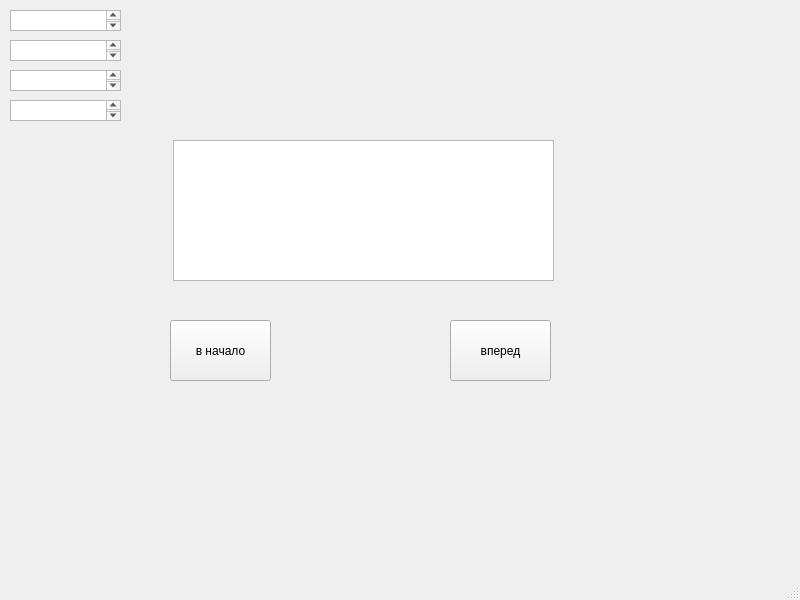
<?xml version="1.0" encoding="UTF-8"?>
<ui version="4.0">
 <class>MainWindow</class>
 <widget class="QMainWindow" name="MainWindow">
  <property name="geometry">
   <rect>
    <x>0</x>
    <y>0</y>
    <width>800</width>
    <height>600</height>
   </rect>
  </property>
  <property name="windowTitle">
   <string>MainWindow</string>
  </property>
  <widget class="QWidget" name="centralwidget">
   <widget class="QTextEdit" name="health_bar">
    <property name="geometry">
     <rect>
      <x>10</x>
      <y>40</y>
      <width>111</width>
      <height>21</height>
     </rect>
    </property>
   </widget>
   <widget class="QTextEdit" name="money_bar">
    <property name="geometry">
     <rect>
      <x>10</x>
      <y>10</y>
      <width>111</width>
      <height>21</height>
     </rect>
    </property>
   </widget>
   <widget class="QTextEdit" name="textEdit_5">
    <property name="geometry">
     <rect>
      <x>10</x>
      <y>70</y>
      <width>111</width>
      <height>21</height>
     </rect>
    </property>
   </widget>
   <widget class="QTextEdit" name="textEdit_6">
    <property name="geometry">
     <rect>
      <x>10</x>
      <y>100</y>
      <width>111</width>
      <height>21</height>
     </rect>
    </property>
   </widget>
   <widget class="QTextEdit" name="textEdit">
    <property name="geometry">
     <rect>
      <x>173</x>
      <y>140</y>
      <width>381</width>
      <height>141</height>
     </rect>
    </property>
   </widget>
   <widget class="QPushButton" name="initial_text">
    <property name="geometry">
     <rect>
      <x>170</x>
      <y>320</y>
      <width>101</width>
      <height>61</height>
     </rect>
    </property>
    <property name="text">
     <string>в начало</string>
    </property>
   </widget>
   <widget class="QPushButton" name="new_text">
    <property name="geometry">
     <rect>
      <x>450</x>
      <y>320</y>
      <width>101</width>
      <height>61</height>
     </rect>
    </property>
    <property name="text">
     <string>вперед</string>
    </property>
   </widget>
  </widget>
  <widget class="QMenuBar" name="menubar">
   <property name="geometry">
    <rect>
     <x>0</x>
     <y>0</y>
     <width>800</width>
     <height>21</height>
    </rect>
   </property>
  </widget>
  <widget class="QStatusBar" name="statusbar"/>
 </widget>
 <resources/>
 <connections/>
</ui>
